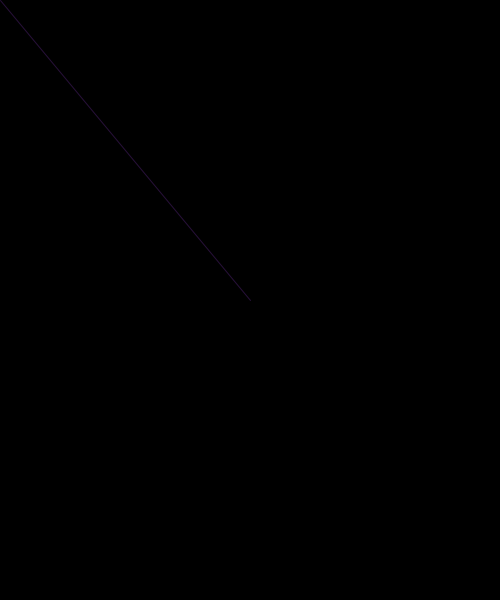
Frame 1 (no input)
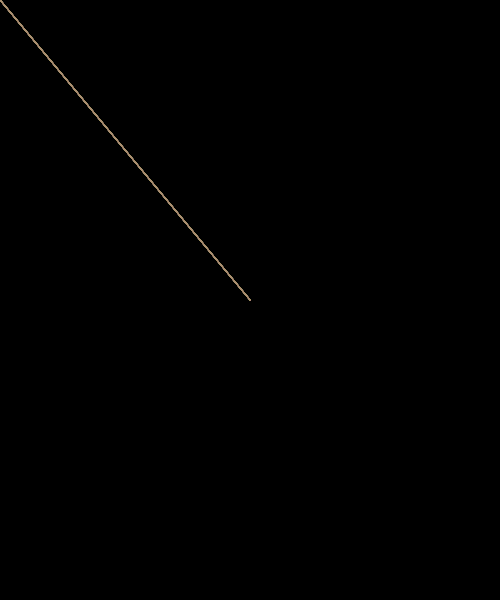
Frame 60 (the mouse pressed at the canvas centre just before this capture)
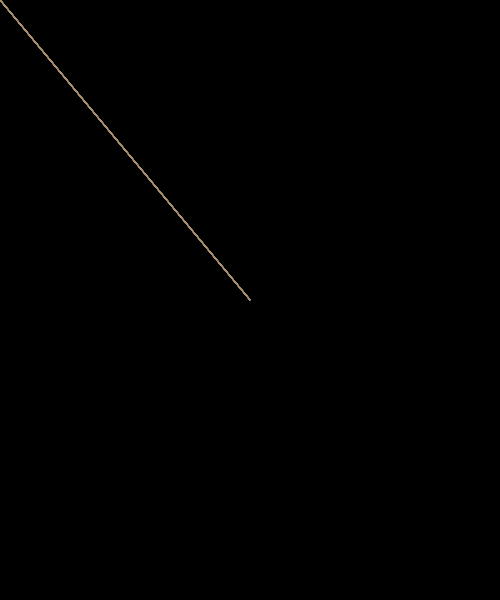
Frame 120 (the mouse held since frame 60 and released just before this capture)

The Processing sketch that drew these frames (run headless with seeded random() and noise(); from frame 60 on, the mouse is pressed at the canvas centre):

// Processing sketch: week3_07_random_line
// ── week3_07_random_line.pde

void setup() {
  size(500, 600);
  background(0);
  noFill();
}


void draw() {
  //background(0);
  
  // random(255);
  // generate a random float from 0 to 255
  
  // random(30, 80);
  // generate a random float from 30 to 80
  
  stroke(random(255),random(255),random(255),random(255));
  line(width/2, height/2, mouseX, mouseY);
}
